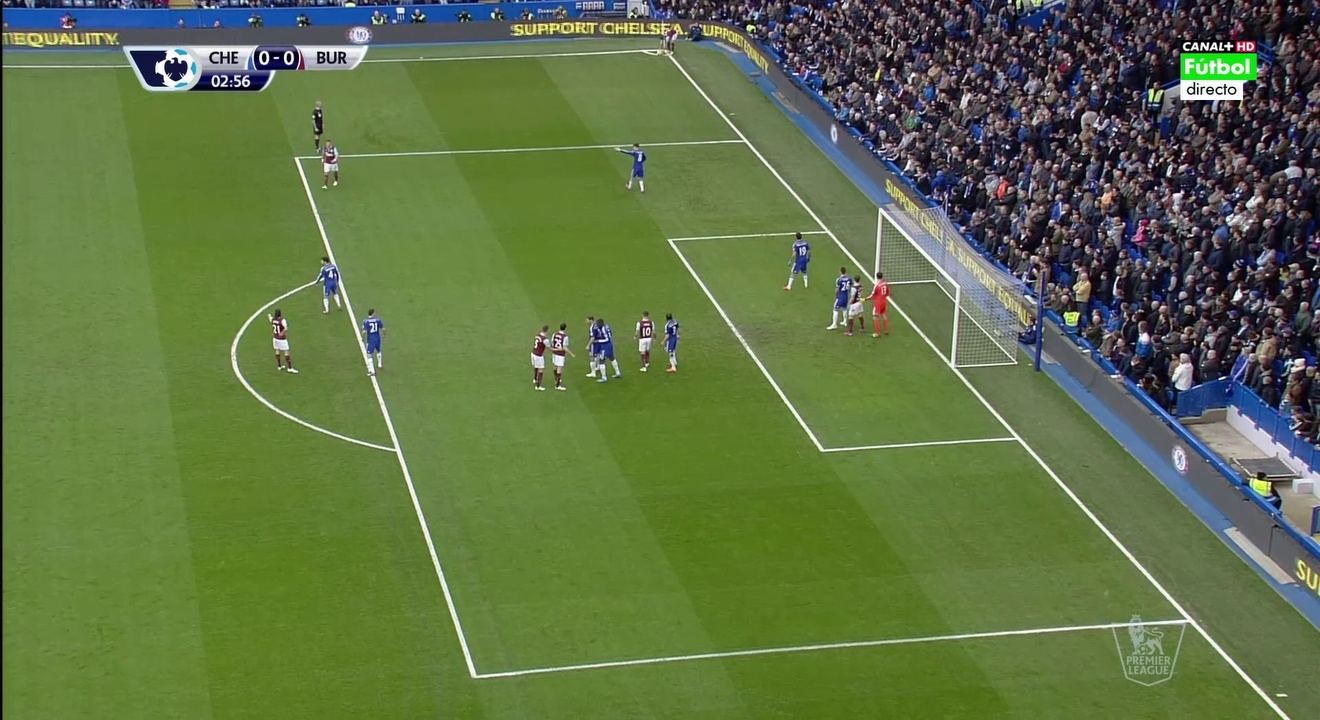
#> input picture 1/latex/resources/png/soccer_00020_00.png, 1320 x 720 px, found by its file name
$ jupyter execute --allow-errors report.ipynb
#> lines starting #> are read from the running program, lines starting #| are printed output that depends on the picture
### 1/python/tools.py
"""
ELEN0016-2 - Computer vision
University of Liège
Academic year 2019-2020

Student project - Part 1
Main modules development and line extraction

Authors :
    - Maxime Meurisse       (m.meurisse@student.uliege.be)
    - François Rozet        (francois.rozet@student.uliege.be)
    - Océane Rumfels        (oceane.rumfels@student.uliege.be)
    - Valentin Vermeylen    (valentin.vermeylen@student.uliege.be)
"""

#############
# Libraries #
#############

import numpy as np                      # numpy
from matplotlib import pyplot as plt    # matplotlib


#############
# Functions #
#############

def multi_plot(n, m, img_tuple, title_tuple, cmap_tuple=None):
    """Plot multiple images in a grid.
    This function is inspired by the 'multiPlot'
    function of Ph. Latour given in T.P. 1 of the course.

    Parameters
    ----------
    n : number of elements in the x-axis
    m : number of elements in the y-axis
    img_tuple : a tuple or list of the n * m images to plot
    title_tuple : a tuple or list of the image titles
    cmap_tuple : a tuple or list of the image color maps
    """
    plt.figure(figsize=(20, 10))

    for i in np.arange(n * m):
        if img_tuple[i] is None:
            continue

        if cmap_tuple is not None:
            cmap = cmap_tuple[i]
        else:
            cmap = None

        plt.subplot(n, m, i + 1)
        plt.imshow(img_tuple[i], cmap=cmap)

        plt.xticks([])
        plt.yticks([])

        plt.title(title_tuple[i])

    plt.show()

### 1/python/utils.py
"""
ELEN0016-2 - Computer vision
University of Liège
Academic year 2019-2020

Student project - Part 1
Main modules development and line extraction

Authors :
    - Maxime Meurisse       (m.meurisse@student.uliege.be)
    - François Rozet        (francois.rozet@student.uliege.be)
    - Océane Rumfels        (oceane.rumfels@student.uliege.be)
    - Valentin Vermeylen    (valentin.vermeylen@student.uliege.be)
"""

#############
# Libraries #
#############

import os
import cv2
import glob
import mimetypes

import numpy as np


#############
# Functions #
#############

# [168 lines left out: functions img_list_to_vid, vid_to_img_list, dir_to_img_list, to_img_list, highlight, classification, not called in this run]


def procedure(img_path, process):
    """Apply a complete line detection procedure
    to an image

    Inputs
    ------
    img_path :  a path to an image
    process :   a processing class

    Outputs
    -------
    a generator over all processed images
    """

    # Read the image
    img = cv2.imread(img_path, cv2.IMREAD_COLOR)
    yield img

    # Preprocessing
    temp = process.preprocessing(img)
    yield temp

    # Edges extraction
    temp = process.edge_points_extraction(temp)
    yield temp

    # Lines detection
    lines = process.line_detection(temp)

    # Edges classification
    temp = classification(temp, lines)
    yield temp

    # Lines highlighting
    temp = highlight(img, lines)
    yield temp


# [30 lines left out: function write_procedure, not called in this run]

### 1/python/report.ipynb
<h1>ELEN0016-2 - Computer vision</h1>
<h2>Student project - Part 1 : Main modules developement and line extraction</h2>
<h3>University of Liège - Academic year 2019-2020</h3>
<h3>Maxime Meurisse - François Rozet - Océane Rumfels - Valentin Vermeylen</h3>

<h2>Introduction</h2>

<h3>Presentation</h3>

As mentioned in the statement, the whole project is about *detecting lines and finding elliptical objects in images*. This part of the project focuses on *the developement of an application for image/video processing and the detection / extraction of straight lines only*.
To accomplish this task, we wrote a program that performs several processes on an image : a pre-processing (masking, color management, blurring, ...), an extraction of local edges (or feature) points, a detection of lines based on these points and finally a classification of the points in order to know if they belong to a segment or not.
Our program is capable of processing an image, image folder or video. Its use is clearly explained in the `README.md` file attached to the code.
Working on several types of images, we have adapted our algorithms to obtain the best possible result for each case. Our choices and results will be discussed throughout this notebook.

<h3>Image selection</h3>

We chose from the provided database three types of images for which we developed specialized algorithms : **sudoku**, **soccer** and **road** pictures. Although we will mainly focus on sudoku and soccer in this report as they were the algorithms that provided the best results and as the number of pages is limited, we still included some discussions regarding the roads as the reasons for why that algorithm does not work perfectly are worth explaining.

<h3>Contribution of group members</h3>

In general, the whole group was interested in each task of the project. First of all, we discussed together briefly the algorithms and techniques that we could use for each case. We also thought about the architecture of the code. We then divided the work among ourselves to be effective.

**Maxime** focused on writing the code : he created the different files according to the chosen architecture and specified the functions. He then focused on the different stages of Sudoku in order to obtain a suitable result. Finally, he tested the algorithms on the other types of images.
**François** also actively participated in the writing of the code and its organization. He improved the Sudoku and focused mainly on the images of the football field. He tried several techniques for each task in order to obtain the best result.
**Océane** first focused on pre-processing operations : she tried several techniques on the different types of images in order to compare them and allow us to choose the most appropriate one. She then focused on writing the notebook by explaining and discussing in a general way the parameters of the different methods.
**Valentin** focused on the images of the road. As the basic methods were not always effective given the wide variety of these images, he tried to find the best possible pre-processing in order to obtain acceptable results. He was also actively involved in the writing of the notebook.

<h2>Preliminary tasks</h2>

<h3>Module import</h3>

We import the modules we need.

[cell 1]
import cv2
import tools

<h3>Preprocessing</h3>

Preprocessing our images is a very important task in edge detection. It enables us to filter out some uninteresting edge points in an image, by reducing as much as possible the noise and by highlighting features particular to the image class.

<h4>Sudoku</h4>

After several tests, we chose to settle for a bilateral filter, which will conserve the edges of the image while reducing the noise. Unlike a gaussian filter, the bilateral filter will consider the values of the neighbors and not just perform a linear combination of them.

While the gaussian filter did perform well, <b>on</b> average, the bilateral filter gives better results.

To get the best filtering results, we chose, empirically, the following parameters :

* `d` = 10 : diameter of each pixel neighborhood.
* `sigma_color` = 10 : the higher this value is, the more the algorithm will consider pixels with different colors in the vicinity of the processed pixel to mix them together.
* `sigma_space` = 100 : the higher this value is, the more the algorithm will consider pixels far away with a color more or less similar to the processed pixel to mix them together.

Indeed, since `sigma_color` is low and `sigma_space` is high, the filter equalizes the zones of low contrast in the image, i.e. the page background, while keeping sharp the sudoku grid and the text.

<h4>Road</h4>

Preprocessing the road images was more complex than the filtering done for the sudoku images. Indeed, we encoutered several problems to blur background elements like trees or the sky, and this had a huge impact on the edge detection section. Filtering was thus very important.

Firstly, we tried to simply implement a bilateral filter followed by a Gaussian blurring  and finish by substracting a threshold mask from the processed image to filter most of the trees. That worked, but we still had a lot of noise and lines being detected in the trees, and it did not much for the sky, so we tried something else.
We settled for the following method : we first filter the white components in hsv colorspace (everything that is not white becomes black), and then we remove the sky via contours (contours that are above a given area are filtered out). In doing so, we removed most of the reflection of the sky on the road (via the hsv filtering) and parts of the sky (via contour deletion), but we also lost lanes that were darkened (not white enough to be considered lanes) and big lane elements, as their areas were too high.
We set the area above which the elements were deleted as 8000, the lower and upper bounds for the HSV mask as (0,0,235) and (255, 255, 255), as they gave the best results. The parameters of findContours are taken from [this stackoverflow page.](https://stackoverflow.com/questions/10262600/how-to-detect-region-of-large-of-white-pixels-using-opencv)

<h4>Soccer field</h4>

The main difficulty to face with a soccer field is the impressive number of edges (public, players, letters, goal, etc). To solve this problem, we choose to use the colors (in HSV color space) of the playing field to extract edge points only from the field and not the benches, etc. Thus we can also use those specificities to our advantage.

We first use the function `inRange` to find the mask of green pixels of our image, and to peform this, we define the following parameters :

`lower` : lower bound color of the mask we want to select; `upper` : upper bound color of the mask we want to select.

Once we have this mask, we apply it to the image to obtain the corresponding pixels of the image with the function `bitwise_and`. This method was more efficient than using a simple filter.

<h2>Edge point extraction</h2>

In this task, we extracted the local edge (or feature) points of the image. We have seen that there are multiple methods to do this : first-order derivative of the image (using the Sobel or Scharr gradient) or second-order derivatives (Laplacian, Gauss Laplacian, etc.). After a few brief tests, we found that in the vast majority of cases the Canny method provided the best results. This seems logical because Canny's filtering has been developed to be optimal according to several criteria (good detection, good location and clarity of response).

The **Canny algorithm** starts by reducing the image noise by performing Gaussian filtering. Then, the algorithm applies a gradient (Sobel) to obtain the intensity of the contours. Only the points being local maxima on the gradient map are kept for the next step (this reduces the display of the result of applying the gradient to simple and fine lines).

The contours are then differentiated by thresholding. Two thresholds are used and the decision rule is as follows : any point below the low threshold is rejected, any point above the high threshold is retained, any point between the 2 thresholds is retained if it is directly connected to another accepted point.

The use of this method is therefore based on 3 parameters : the low threshold (`low_threshold`), the high threshold (`hi_threshold`) and the filter size (`aperture_size` = `filter_size` in our code).

The larger the filter size, the more blurred the image will be. A small filter therefore produces a slightly blurred image that is suitable for detecting a larger number of lines. On the contrary, an image that is highly blurred by a large filter will only detect a small number of lines (large, well marked lines).

The use of 2 thresholds provides more flexibility. Indeed, it is almost impossible to find a single gradient value as threshold that gives good results. The higher the upper threshold value, the more essential elements could be omitted. The smaller the lower threshold value, the more irrelevant elements could be retained. It is therefore necessary, empirically, to find the right threshold values.

<h3>Sudoku</h3>

There are several methods to extract edge points : first order image derivatives (using the Sobel or Scharr gradient) or second order like Laplacian, Laplacian of Gaussian, etc. But second order methods were observed to be more sensitive to noise and focus more on blob (binary large objects like a body), which are not what we wish to observe in the case of sudokus.

Thus, we chose to implement the Canny method, which uses the derivative of a Gaussian, and the Sobel edge detection operator. And Canny seems to achieve good results.

To get the best results, we chose the following parameters with Canny :

 `low threshold` = 80 ; `high threshold` = 180 ; `aperture_size` = `filter_size` = 3

In order to improve continuity between extracted edge points, we have implemented a Gaussian blur after the Canny algorithm. Indeed, the gaussian blur smoothes the image which connects close edge points.

To get the best results, we chose the following parameters for the Gaussian blur :

 `kernel_size` = (3, 3) ; `sigmaX` (standard deviation in the X direction) = 0 ; `sigmaY` (not specified) = sigmaX

Below, we can observe the preprocessed image.

[cell 2]
# Load the images
img = cv2.imread('../products/sudoku/sudoku_00188_00.png')
img_edges = cv2.imread('../products/sudoku/sudoku_00188_02.png')

#> (the rest of this cell did not finish here and is left out)

We can see on these examples that our algorithm did not detect some of the useless edges like the light blue rectangles. This was achieved thanks to our different filtering processes.
On the other hand, it did detect other writings on the page, but these are the limitation of our techniques.

<h3>Road</h3>

Just like the preprocessing, edge point extraction was harder for the road images than the sudoku ones. A preprocessing work was very important but chosing wisely our edge points extraction method is as relevant and tricky.

First of all, after a few research on the net, we found out that everyone used a Region Of Interest. However, in our case, it would not have worked as the images that were taken were too dissimilar in orientation to have a ROI that worked for every one. But that could, and should, be implemented for contexts in which the camera is fixed (more on that in later discussion).
Finally we settle on Canny. We tried SobelX because we thought that, as most traffic lines are vertical, it would be a great extraction of what we needed, but we ended up with a lot of noise, and results that were worse than those obtained with Canny.
To get the best results, we found experimentally the following Canny parameters :

`low_threshold` = 100 ; `high_threshold` = 200 ; `aperture_size` = `filter_size` = 3

After that, we removed the points that were in the upper quarter of the image, as they were most likely to be noise due to buildings or to the sky, but we lost parts of the roads on some photos (the dataset was not standardized enough for this trick to work on every sample).

<h3>Soccer Field</h3>

After the pre-processing step, most pixels outside the field became black. As a result, Canny method produces great results. Moreover, we found experimentally that, in this case, results were barely influenced by Canny parameters.
Overall, the best parameters are the followings :

 `low_threshold` = 80 ; `high_threshold` = 180 ; `aperture_size` = `filter_size` = 3

As can be seen on the example below, edge points are mostly detected within the field, as expected.

[cell 3]
# Load the images
img = cv2.imread('../products/soccer/soccer_00020_00.png')
#> img is the input picture: shape (720, 1320, 3); mean B, G, R 69.6, 114.6, 95.4
img_edges = cv2.imread('../products/soccer/soccer_00020_02.png')
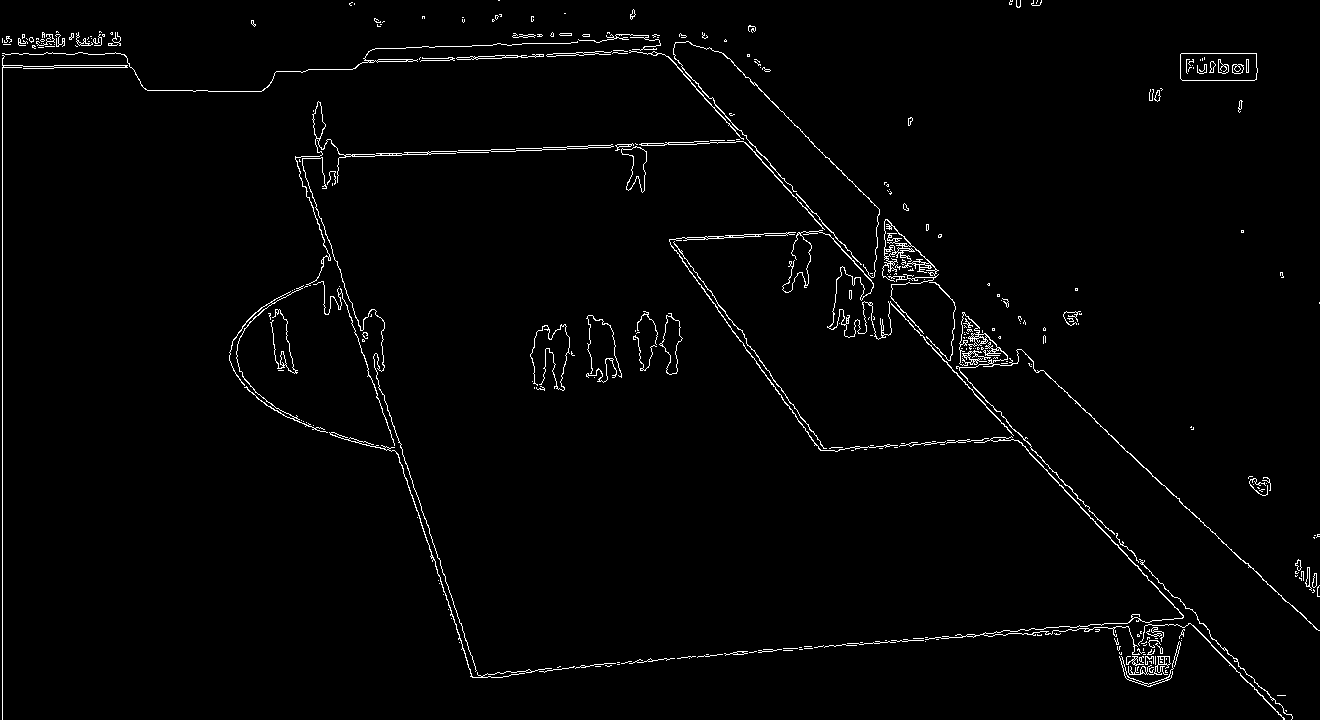
#> input picture 1/latex/resources/png/soccer_00020_02.png, 1320 x 720 px, found by its file name
#> img_edges is the input picture: shape (720, 1320, 3); 1.8% white in thin lines or dots

img = cv2.cvtColor(img, cv2.COLOR_BGR2RGB)
img_edges = cv2.cvtColor(img_edges, cv2.COLOR_BGR2RGB)

# Display the images
tools.multi_plot(1, 2, (img, img_edges), ('Original image', 'Extracted edges'))
#> in multi_plot, `plt.show()`:
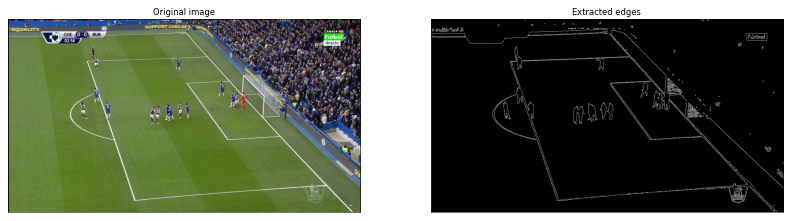
#> figure drawn by matplotlib, 2 panels
